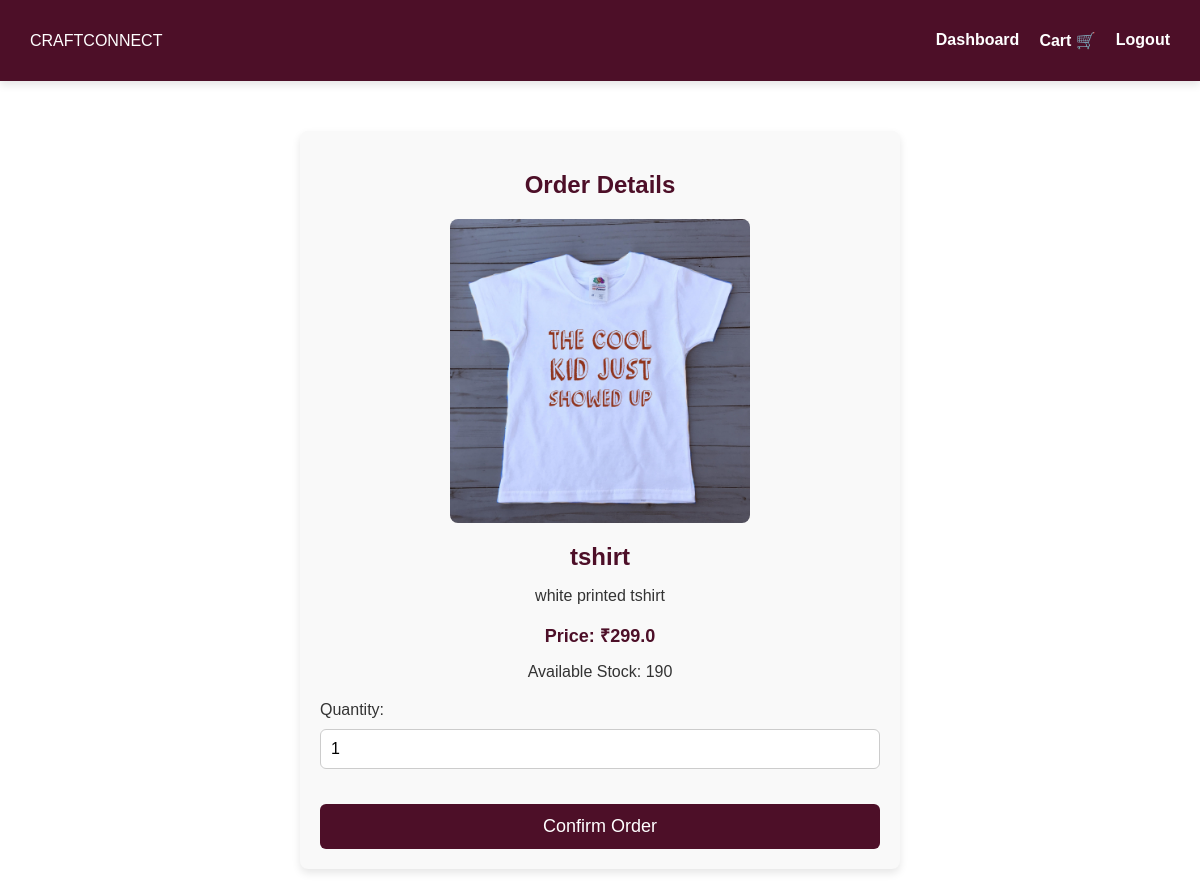
The app's page /order_page/1 with its own data.
### tables this page shows
CREATE TABLE products (
            id INTEGER PRIMARY KEY AUTOINCREMENT,
            name TEXT NOT NULL,
            description TEXT NOT NULL,
            price REAL NOT NULL,
            image TEXT NOT NULL,
            manufacturer_id INTEGER, approved INTEGER DEFAULT 0, category TEXT, stock_limit INTEGER DEFAULT NULL, size_chart TEXT,
            FOREIGN KEY (manufacturer_id) REFERENCES users (id)
        );

### app.py (the view)
@app.route('/order_page/<int:product_id>', methods=['POST', 'GET'])
def order_page(product_id):
    conn = sqlite3.connect("craftconnect.db")
    cursor = conn.cursor()
    cursor.execute("""
        SELECT id, name, description, price, image, stock_limit
        FROM products
        WHERE id = ?
    """, (product_id,))
    product = cursor.fetchone()
    conn.close()
    if not product:
        flash("Product not found.", "error")
        return redirect(url_for('customer_dashboard'))
    return render_template("order_page.html", product=product)

### templates/order_page.html (shortened to what this page needs)
<!DOCTYPE html>
<html lang="en">
<head>
    <link rel="stylesheet" href="{{ url_for('static', filename='css/styles.css') }}">
</head>
<body>
    <nav class="navbar">
        <div class="logo">CRAFTCONNECT</div>
        <ul class="nav-links">
            <li><a href="{{ url_for('customer_dashboard') }}">Dashboard</a></li>
            <li><a href="{{ url_for('cart') }}">Cart 🛒</a></li>
            <li><a href="{{ url_for('logout') }}">Logout</a></li>
        </ul>
    </nav>
    <section class="order-container">
        <h1>Order Details</h1>
        <div class="product-summary">
            <img src="{{ url_for('static', filename='uploads/' + product[4]) }}" alt="{{ product[1] }}">
            <h2>{{ product[1] }}</h2>
            <p>{{ product[2] }}</p>
            <p class="price">Price: ₹{{ product[3] }}</p>
            {% if product[5] %}
                <p class="stock">Available Stock: {{ product[5] }}</p>
            {% else %}
                <p class="stock">Stock: Unlimited</p>
            {% endif %}
        </div>
        <form action="{{ url_for('confirm_order', product_id=product[0]) }}" method="POST">
            <label for="quantity">Quantity:</label>
            <input type="number" id="quantity" name="quantity" value="1" min="1" required>
            <button type="submit" class="button confirm-order">Confirm Order</button>
        </form>
    </section>
</body>
</html>

### static/css/styles.css (style rules this page uses)
body { margin: 0; padding: 0; overflow-x: hidden; font-family: Arial, sans-serif; background: white; color: #4D0F28; min-height: 100vh; box-sizing: border-box; width:100%; max-width: 100%; }
.navbar { display: flex; justify-content: space-between; align-items: center; padding: 15px 30px; background: #4D0F28; color: white; box-shadow: 0px 4px 8px rgba(0, 0, 0, 0.1); max-width: 100%; flex-wrap: wrap; }
.nav-links { list-style: none; display: flex; gap: 20px; }
.nav-links a { text-decoration: none; color: white; font-size: 16px; font-weight: bold; transition: color 0.3s ease; }
.button { display: inline-block; margin-top: 20px; padding: 12px 20px; font-size: 18px; background: #4D0F28; color: white; text-decoration: none; border-radius: 5px; transition: 0.3s ease; }
* { outline: none; box-sizing: border-box; max-width: 100vw; }
input, button { width: 100%; padding: 10px; margin-top: 5px; }
.order-container { max-width: 600px; margin: 50px auto; padding: 20px; background-color: #f9f9f9; border-radius: 8px; box-shadow: 0 4px 8px rgba(0, 0, 0, 0.1); text-align: left; }
.order-container h1 { text-align: center; color: #4D0F28; margin-bottom: 20px; }
.product-summary { text-align: center; margin-bottom: 20px; }
.product-summary img { width: 100%; max-width: 300px; display: block; margin: 0 auto 20px; border-radius: 8px; }
.product-summary h2 { font-size: 24px; color: #4D0F28; margin-bottom: 10px; }
.product-summary p { font-size: 16px; color: #333; margin-bottom: 10px; }
.product-summary .price { font-size: 18px; font-weight: bold; color: #4D0F28; margin-bottom: 15px; }
.order-container label { display: block; font-size: 16px; margin-bottom: 5px; color: #333; }
.order-container input { width: 100%; padding: 10px; margin-bottom: 15px; border: 1px solid #ccc; border-radius: 6px; font-size: 16px; }
.order-container button { width: 100%; padding: 12px; background: #4D0F28; color: white; border: none; border-radius: 6px; font-size: 18px; cursor: pointer; transition: background 0.3s ease; }
.price { font-size: 18px; font-weight: bold; color: #4D0F28; }

### records on screen
products: image+name (picture), name "tshirt", description "white printed tshirt", price "299.0", stock_limit "190"
